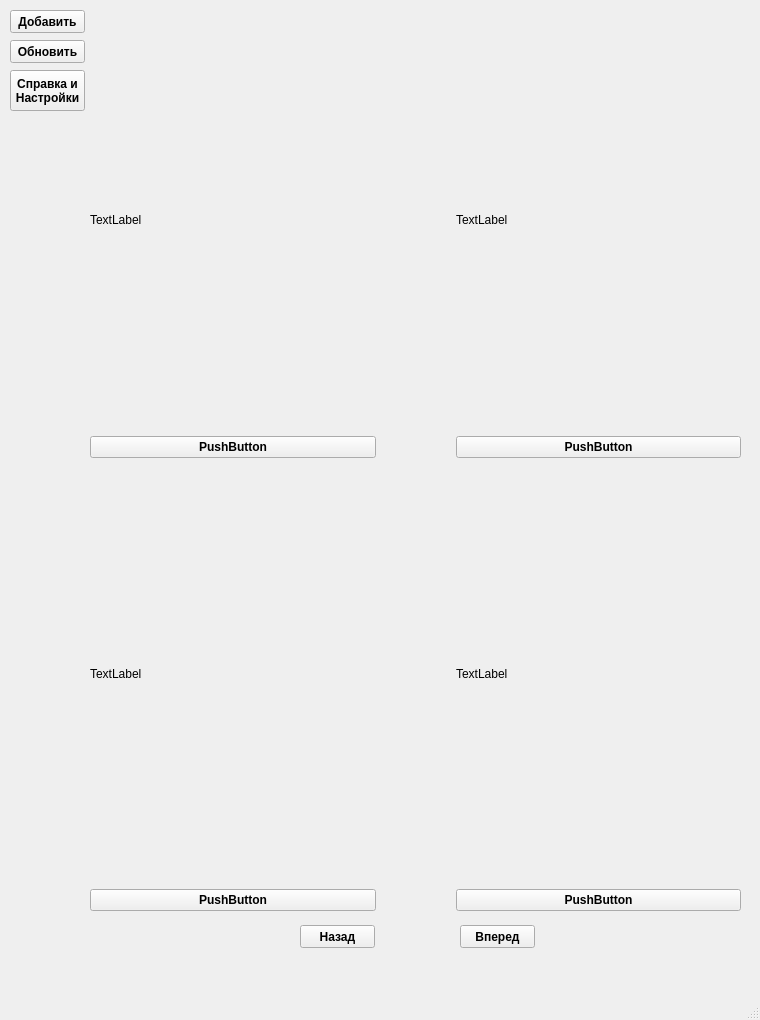
<?xml version="1.0" encoding="UTF-8"?>
<ui version="4.0">
 <class>MainWindow</class>
 <widget class="QMainWindow" name="MainWindow">
  <property name="geometry">
   <rect>
    <x>0</x>
    <y>0</y>
    <width>760</width>
    <height>1020</height>
   </rect>
  </property>
  <property name="windowTitle">
   <string>Меню</string>
  </property>
  <widget class="QWidget" name="centralwidget">
   <widget class="QPushButton" name="nextPage">
    <property name="geometry">
     <rect>
      <x>460</x>
      <y>925</y>
      <width>75</width>
      <height>23</height>
     </rect>
    </property>
    <property name="font">
     <font>
      <weight>75</weight>
      <bold>true</bold>
     </font>
    </property>
    <property name="text">
     <string>Вперед</string>
    </property>
   </widget>
   <widget class="QWidget" name="gridLayoutWidget">
    <property name="geometry">
     <rect>
      <x>90</x>
      <y>10</y>
      <width>651</width>
      <height>901</height>
     </rect>
    </property>
    <layout class="QGridLayout" name="gridLayout">
     <property name="horizontalSpacing">
      <number>80</number>
     </property>
     <property name="verticalSpacing">
      <number>6</number>
     </property>
     <item row="1" column="1">
      <widget class="QLabel" name="label_2">
       <property name="text">
        <string>TextLabel</string>
       </property>
      </widget>
     </item>
     <item row="3" column="1">
      <widget class="QLabel" name="label_4">
       <property name="text">
        <string>TextLabel</string>
       </property>
      </widget>
     </item>
     <item row="3" column="2">
      <widget class="QLabel" name="label_5">
       <property name="text">
        <string>TextLabel</string>
       </property>
      </widget>
     </item>
     <item row="2" column="1">
      <widget class="QPushButton" name="pushButton_2">
       <property name="font">
        <font>
         <weight>75</weight>
         <bold>true</bold>
        </font>
       </property>
       <property name="text">
        <string>PushButton</string>
       </property>
      </widget>
     </item>
     <item row="1" column="2">
      <widget class="QLabel" name="label_3">
       <property name="text">
        <string>TextLabel</string>
       </property>
      </widget>
     </item>
     <item row="2" column="2">
      <widget class="QPushButton" name="pushButton_3">
       <property name="font">
        <font>
         <weight>75</weight>
         <bold>true</bold>
        </font>
       </property>
       <property name="text">
        <string>PushButton</string>
       </property>
      </widget>
     </item>
     <item row="4" column="1">
      <widget class="QPushButton" name="pushButton_4">
       <property name="font">
        <font>
         <weight>75</weight>
         <bold>true</bold>
        </font>
       </property>
       <property name="text">
        <string>PushButton</string>
       </property>
      </widget>
     </item>
     <item row="4" column="2">
      <widget class="QPushButton" name="pushButton_5">
       <property name="font">
        <font>
         <weight>75</weight>
         <bold>true</bold>
        </font>
       </property>
       <property name="text">
        <string>PushButton</string>
       </property>
      </widget>
     </item>
    </layout>
   </widget>
   <widget class="QPushButton" name="prevPage">
    <property name="geometry">
     <rect>
      <x>300</x>
      <y>925</y>
      <width>75</width>
      <height>23</height>
     </rect>
    </property>
    <property name="font">
     <font>
      <weight>75</weight>
      <bold>true</bold>
     </font>
    </property>
    <property name="text">
     <string>Назад</string>
    </property>
   </widget>
   <widget class="QPushButton" name="pushButton">
    <property name="geometry">
     <rect>
      <x>10</x>
      <y>10</y>
      <width>75</width>
      <height>23</height>
     </rect>
    </property>
    <property name="font">
     <font>
      <weight>75</weight>
      <bold>true</bold>
     </font>
    </property>
    <property name="text">
     <string>Добавить</string>
    </property>
   </widget>
   <widget class="QPushButton" name="RefreshButton">
    <property name="geometry">
     <rect>
      <x>10</x>
      <y>40</y>
      <width>75</width>
      <height>23</height>
     </rect>
    </property>
    <property name="font">
     <font>
      <weight>75</weight>
      <bold>true</bold>
     </font>
    </property>
    <property name="text">
     <string>Обновить</string>
    </property>
   </widget>
   <widget class="QPushButton" name="Details">
    <property name="geometry">
     <rect>
      <x>10</x>
      <y>70</y>
      <width>75</width>
      <height>41</height>
     </rect>
    </property>
    <property name="font">
     <font>
      <weight>75</weight>
      <bold>true</bold>
     </font>
    </property>
    <property name="text">
     <string>Справка и
Настройки</string>
    </property>
   </widget>
  </widget>
  <widget class="QMenuBar" name="menubar">
   <property name="geometry">
    <rect>
     <x>0</x>
     <y>0</y>
     <width>760</width>
     <height>21</height>
    </rect>
   </property>
  </widget>
  <widget class="QStatusBar" name="statusbar"/>
 </widget>
 <resources/>
 <connections/>
</ui>
